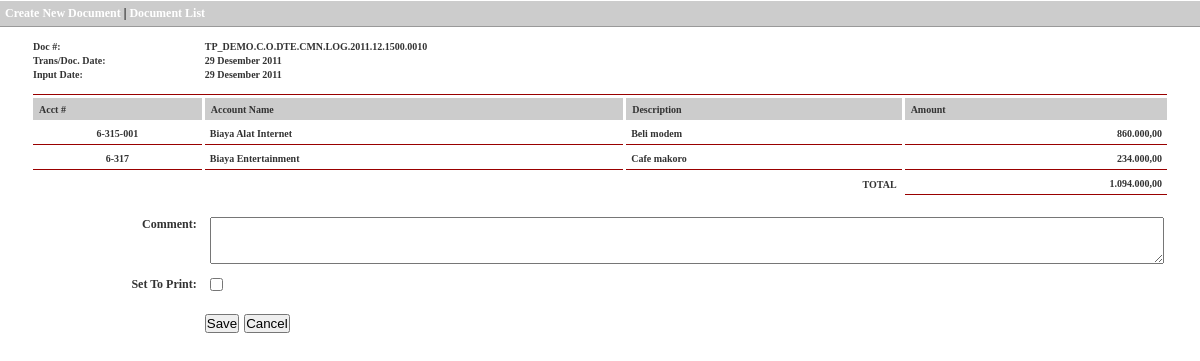
Screenshot of /transactioncomment.php?doc=43 (signed in) with the database file from the repository.
### tables this page shows
CREATE TABLE `tilyan_tp_demo_document` (
  `DocID` bigint(100) NOT NULL AUTO_INCREMENT,
  `RefDocID` bigint(100) DEFAULT NULL,
  `DocRealDate` date DEFAULT NULL,
  `DocDate` date DEFAULT NULL,
  `DocFullNo` varchar(255) DEFAULT NULL,
  `DocFolder` varchar(50) DEFAULT NULL,
  `DocADJ` varchar(5) DEFAULT NULL,
  `DocType` varchar(5) DEFAULT NULL,
  `DocInOut` varchar(5) DEFAULT NULL,
  `DocNickName` varchar(50) DEFAULT NULL,
  `DocCode` varchar(5) DEFAULT NULL,
  `DocCode2` varchar(5) DEFAULT NULL,
  `DocCode3` varchar(5) DEFAULT NULL,
  `DocYear` int(10) DEFAULT NULL,
  `DocMonth` int(10) DEFAULT NULL,
  `DocTime` varchar(15) DEFAULT NULL,
  `DocNo` bigint(100) DEFAULT NULL,
  `DocNotes` text,
  `DocClear` int(10) DEFAULT NULL,
  `DocClearDate` date DEFAULT NULL,
  `DocAdjusted` int(10) DEFAULT NULL,
  `DocPrinted` int(10) DEFAULT NULL,
  PRIMARY KEY (`DocID`)
);

### library/func.utilities.php (called while the page is built, shortened)
<?php
function GetMonthName($iMonth, $sType, $lang = "en") {
	if ($lang == "en") {
		if ($sType == "shortdate") {
			$MonthIndonesia = array ('01'=>'Jan', '02'=>'Feb', '03'=>'Mar', '04'=>'Apr', '05'=>'May', '06'=>'Jun', '07'=>'Jul', '08'=>'Aug', '09'=>'Sep', '10'=>'Oct', '11'=>'Nov', '12'=>'Dec');
			return $MonthIndonesia[$iMonth];
		} if ($sType == "longdate") {
			$MonthIndonesia = array ('01'=>'January', '02'=>'February', '03'=>'March', '04'=>'April', '05'=>'May', '06'=>'June', '07'=>'July', '08'=>'August', '09'=>'September', '10'=>'October', '11'=>'November', '12'=>'December');
			return $MonthIndonesia[$iMonth];
		}
	} else if ($lang == "in") {
		if ($sType == "shortdate") {
			$MonthIndonesia = array ('01'=>'Jan', '02'=>'Feb', '03'=>'Mar', '04'=>'Apr', '05'=>'May', '06'=>'Jun', '07'=>'Jul', '08'=>'Aug', '09'=>'Sep', '10'=>'Oct', '11'=>'Nov', '12'=>'Dec');
			return $MonthIndonesia[$iMonth];
		} if ($sType == "longdate") {
			$MonthIndonesia = array ('01'=>'Januari', '02'=>'Februari', '03'=>'Maret', '04'=>'April', '05'=>'Mei', '06'=>'Juni', '07'=>'Juli', '08'=>'Agustus', '09'=>'September', '10'=>'Oktober', '11'=>'November', '12'=>'Desember');
			return $MonthIndonesia[$iMonth];
		}
	}
}
function ViewDateTimeFormat($StringDate, $Mode = 1) {
	if ($StringDate == "") {
		return "-";
	} else {
		$aDate		= substr($StringDate, 8, 2);
		$aMonth		= substr($StringDate, 5, 2);
		$aYear		= substr($StringDate, 0, 4);
		switch ($Mode) {
			case 6:
				return $aDate." ".GetMonthName($aMonth, "longdate", "in")." ".$aYear;
				break;
		}
	}
}
function ConvertMoneyFormatIndo2($string) {
   $Negative = 0;
   $string = preg_replace("|,|","",$string);
   $Full = split("[.]",$string);
   $Count = count($Full);
   if($Count > 1)
   {
    $First = $Full[0];
    $Second = $Full[1];
     $NumCents = strlen($Second);
   }
   else
   {
    $First = $Full[0];
    $Second = "00";
   }
  $length = strlen($First);
  if( $length <= 3 )
    {
    $string = $First . "." . $Second;
    if($Negative == 1)
     {
      $string = "-" . $string;
     }
    return $string;
    }
  else
    {
    $loop_count = intval( ( $length / 3 ) );
    $section_length = -3;
    for( $i = 0; $i < $loop_count; $i++ )
      {
      $sections[$i] = substr( $First, $section_length, 3 );
      $section_length = $section_length - 3;
      }
    $stub = ( $length % 3 );
    if( $stub != 0 )
      {
      $sections[$i] = substr( $First, 0, $stub );
      }
    $Done = implode( ".", array_reverse( $sections ) );
    $Done = $Done . "," . $Second;
    return  "".$Done;
    }
  }
?>

### transactioncomment.php (the view, shortened to what this page needs)
<?php
$iDocID		= $_GET["doc"];
$sSQLGetDocInfo			= mysql_query("SELECT DocRealDate, DocDate, DocFullNo, DocType, DocYear, DocMonth, DocNotes, DocClear, DocClearDate, RefDocID FROM tilyan_".$_SESSION['TLY__MemberFolder']."_document WHERE DocID = '".$iDocID."' LIMIT 0,1") or die(mysql_errno()." : ".mysql_error());;
if($oGetDocInfo 		= mysql_fetch_object($sSQLGetDocInfo)):
	$dtDocRealDate		= $oGetDocInfo->DocRealDate;
	$sDocDate			= $oGetDocInfo->DocDate;
	$sDocFullNo			= $oGetDocInfo->DocFullNo;
	$sDocType			= $oGetDocInfo->DocType;
	$sDocNotes			= $oGetDocInfo->DocNotes;
	$iDocClear			= $oGetDocInfo->DocClear;
	$dtDocClearDate		= $oGetDocInfo->DocClearDate;
endif;
$sSQLTrans			= mysql_query("SELECT TransID FROM tilyan_".$_SESSION['TLY__MemberFolder']."_account WHERE DocID = '".$iDocID."'") or die(mysql_errno()." : ".mysql_error());;
$iTransRecCount		= mysql_num_rows($sSQLTrans);
$iRecNo		= $_POST["recno"];
if(empty($iRecNo) || $iRecNo==0):
	$iRecNo	= $iTransRecCount;
endif;
if ($_POST['bSubmitted']):
	$sDocNotes			= TrimString($_POST['DocNotes']);
	$iDocClear			= TrimString($_POST['DocClear']);
	$iDocClearDateSet	= TrimString($_POST['DocClearDateSet']);
	if(empty($iDocClear)):
		$iDocClear	= 0;
	else:
		$TodayDate = getdate();
		$TanggalHariIni		= $TodayDate[mday];
		if(strlen($TanggalHariIni)==1):
			$TanggalHariIni = "0".$TanggalHariIni;
		endif;
		$BulanHariIni		= $TodayDate[mon];
		if(strlen($BulanHariIni)==1):
			$BulanHariIni = "0".$BulanHariIni;
		endif;
		$TahunHariIni		= $TodayDate[year];
		$dtDocClearDate	= $TahunHariIni."-".$BulanHariIni."-".$TanggalHariIni;
	endif;
	$sSQLUpdateQuery	= "UPDATE tilyan_".$_SESSION['TLY__MemberFolder']."_document SET DocNotes = '".$sDocNotes."', DocClear = ".$iDocClear."";
	if(!empty($dtDocClearDate) && empty($iDocClearDateSet)):
		$sSQLUpdateQuery	.= ", DocClearDate = '".$dtDocClearDate."'";
	endif;
	$sSQLUpdateQuery	.= " WHERE DocID = ".$iDocID."";
	mysql_query($sSQLUpdateQuery) or die(mysql_errno()." : ".mysql_error());
	echo "<meta http-equiv=\"refresh\" content=\"0;URL=documentlist.php?\">";
else:
	$SQLList	= mysql_query("SELECT TransID, AccNo, AccName, Description, Amount, DRCR FROM tilyan_".$_SESSION['TLY__MemberFolder']."_account WHERE DocID = ".$iDocID." ORDER BY TransID") or die(mysql_error());
	$iListCount	= 1;
	while($oList = mysql_fetch_object($SQLList)) {
		$sAccNo[$iListCount]	= $oList->AccNo;
		$sAccName[$iListCount]	= $oList->AccName;
		$sDesc[$iListCount]		= $oList->Description;
		$iAmount[$iListCount]	= $oList->Amount;
		$iListCount = $iListCount+1;
	}
	if($sDocType=="O"):
		$iAmountTotal = 0;
	else:
		$SQLTotal	= mysql_query("SELECT SUM(Amount) AS Total FROM tilyan_".$_SESSION['TLY__MemberFolder']."_account WHERE DocID = ".$iDocID." ORDER BY TransID") or die(mysql_error());
		while($oTotal = mysql_fetch_object($SQLTotal)) {
			$iAmountTotal	= $oTotal->Total;
		}
	endif;
endif;
?>
<!DOCTYPE html PUBLIC "-//W3C//DTD XHTML 1.0 Transitional//EN" "http://www.w3.org/TR/xhtml1/DTD/xhtml1-transitional.dtd">
<html xmlns="http://www.w3.org/1999/xhtml">
	<head>
        <link rel="stylesheet" href="css/style.css" />
	</head>
    <body>
        <div class="other" style="margin-bottom:6px;">
        	<h3><a href="documentadd.php" class="normaltitlelink">Create New Document</a> | <a href="documentlist.php" class="normaltitlelink">Document List</a></h3>
            <p>&nbsp;</p>
            <p><center>
            <form name="ArticleFrm" id="ArticleFrm" action="<?php echo $_SERVER['PHP_SELF']."?doc=".$iDocID.""?>" method="post" enctype="multipart/form-data">
			<table width="95%" cellpadding="2" cellspacing="3" border="0" align="center" class="OSStyle">
				<tr>
					<td><strong>Doc #:</strong></td>
					<td colspan="4"><strong><?php echo $sDocFullNo ?></strong></td>
				</tr>
				<tr>
					<td><strong>Trans/Doc. Date:</strong></td>
					<td><?php echo ViewDateTimeFormat($sDocDate,6);?></td>
                    <td colspan="3"></td>
				</tr>
				<tr>
					<td><strong>Input Date:</strong></td>
					<td><?php echo ViewDateTimeFormat($dtDocRealDate,6);?></td>
                    <td colspan="3"></td>
				</tr>
				<tr>
					<td style="border-bottom: solid 1px #990000;" colspan="5">&nbsp;</td>
				</tr>
				<tr>
					<td width="15%" style="background-color:#CCCCCC; height:22px; padding-left:6px;"><strong>Acct #</strong></td>
					<td style="background-color:#CCCCCC; height:22px; padding-left:6px;"><strong>Account Name</strong></td>
					<td style="background-color:#CCCCCC; height:22px; padding-left:6px;"><strong>Description</strong></td>
					<td style="background-color:#CCCCCC; height:22px; padding-left:6px;"><strong>Amount</strong></td>
				</tr>
                <?php
				for ($iRecLoop = 1; $iRecLoop <= $iRecNo; $iRecLoop++) {
				?>
				<tr>
					<td align="center" style="border-bottom: 1px solid #990000; padding:5px;"><?php echo $sAccNo[$iRecLoop]?></td>
					<td align="left" style="border-bottom: 1px solid #990000; padding:5px;"><?php echo $sAccName[$iRecLoop]?></td>
					<td align="left" style="border-bottom: 1px solid #990000; padding:5px;"><?php echo $sDesc[$iRecLoop]?></td>
					<td align="right" style="border-bottom: 1px solid #990000; padding:5px;"><?php echo ConvertMoneyFormatIndo2($iAmount[$iRecLoop])?></td>
				</tr>
                <?php
				}
				?>
				<tr>
					<td colspan="3" align="right" style="padding:5px;"><strong>TOTAL</strong></td>
					<td align="right" style="border-bottom: 1px solid #990000; padding:5px;"><?php echo ConvertMoneyFormatIndo2($iAmountTotal)?></td>
				</tr>
				<tr>
					<td colspan="4">&nbsp;</td>
				</tr>
				<tr>
					<td align="right" valign="top" style="padding:5px; font-size:12px;"><strong>Comment:</strong></td>
					<td colspan="3" align="left" style="padding:5px; font-size:12px;"><textarea name="DocNotes" id="DocNotes" rows="3" style="width:100%;"><?php echo $sDocNotes ?></textarea></td>
				</tr>
				<tr>
					<td align="right" valign="top" style="padding:5px; font-size:12px;"><strong>Set To Print:</strong></td>
					<td colspan="3" align="left" style="padding:5px; font-size:12px;"><?php if($iDocClear==1) { ?><span style="font-weight:bold; color:#006633;">This Document is Ready To Print.<?php if(!empty($dtDocClearDate)) { echo " Set on <span style=\"color:#990000;\">". ViewDateTimeFormat($dtDocClearDate,6) ."</span>"; }; ?></span><input type="hidden" name="DocClear" id="DocClear" value="1" /><input type="hidden" name="DocClearDateSet" id="DocClearDateSet" value="1" /><?php } else { ?><input type="checkbox" name="DocClear" id="DocClear" value="1" /><?php } ?></td>
				</tr>
				<tr>
					<td colspan="4">&nbsp;</td>
				</tr>
				<tr>
					<td></td>
					<td colspan="2"><input type="submit" name="bnSubmit" id="bnSubmit" value="Save">&nbsp;&nbsp;<input type="button" name="bnCancel" id="bnCancel" value="Cancel" onClick="Cancel('documentlist.php');"></td>
                    <td></td>
				</tr>
			</table>
			</form>
            </center></p>
        </div>
    </body>
</html>

### css/style.css (style rules this page uses)
* { margin: 0; padding: 0; }
html, body, #main { height: 95% }
body, div { font-family: 'lucida grande', helvetica, verdana, arial, sans-serif }
body { margin: 0; padding: 0; font-size: small; color: #333 }
h3 { margin-top: .5em; }
.other { width: 100%; font-family: verdana; font-size: 10px; font-weight: bold; }
.other h3 { display:block; padding:5px; margin-top: 0; text-decoration: none; font-weight: bold; font-size: 12px; color: black; background-color: #CCC; border-top: 1px solid #FFFFFF; border-bottom: 1px solid #999; }
.other h3 a.normaltitlelink { text-decoration: none; font-weight: bold; font-size: 12px; color: #FFFFFF; background-color: #CCC; }

### rows the page displays
tilyan_tp_demo_document: DocFullNo "TP_DEMO.C.O.DTE.CMN.LOG.2011.12.1500.0010", DocDate "29 Desember 2011", DocRealDate "29 Desember 2011"

### other values shown
$sAccNo[$iRecLoop] "6-315-001"
$sAccName[$iRecLoop] "Biaya Alat Internet"
$sDesc[$iRecLoop] "Beli modem"
ConvertMoneyFormatIndo2($iAmount[$iRecLoop]) "860.000,00"
$sAccNo[$iRecLoop] "6-317"
$sAccName[$iRecLoop] "Biaya Entertainment"
$sDesc[$iRecLoop] "Cafe makoro"
ConvertMoneyFormatIndo2($iAmount[$iRecLoop]) "234.000,00"
ConvertMoneyFormatIndo2($iAmountTotal) "1.094.000,00"
